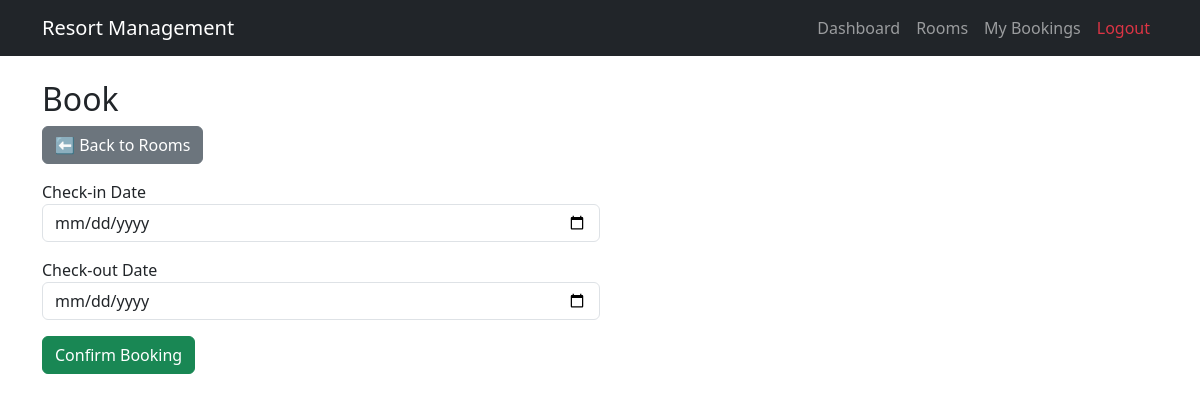
The app's page /book/2 (signed in), older data.
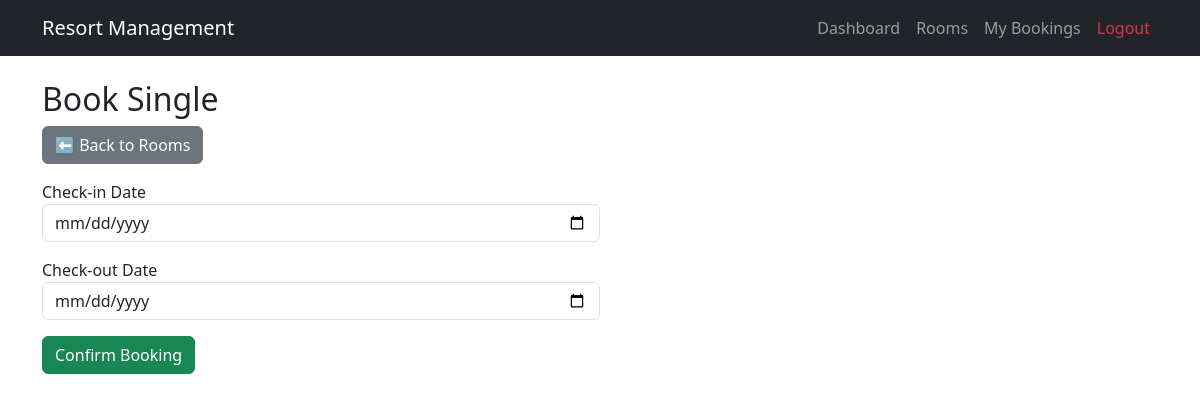
The same page, newer data.
### models.py (models this page shows)
class Room(db.Model):
    id = db.Column(db.Integer, primary_key=True)
    room_type = db.Column(db.String(50))
    price = db.Column(db.Integer)
    status = db.Column(db.String(20), default="Available")

### app.py (the view, shortened to what this page needs)
@app.route('/book/<int:room_id>', methods=['GET', 'POST'])
def book_room(room_id):
    if 'user_id' not in session:
        return redirect('/login')
    room = Room.query.get(room_id)
    return render_template('book_room.html', room=room)

### templates/book_room.html (shortened to what this page needs)
{% extends 'base.html' %}
{% block content %}
<h2>Book {{ room.room_type }}</h2>
<a href="/rooms" class="btn btn-secondary mb-3">
    ⬅ Back to Rooms
</a>
<form method="POST" class="col-md-6">
    <label>Check-in Date</label>
    <input class="form-control mb-3" type="date" name="check_in" required>
    <label>Check-out Date</label>
    <input class="form-control mb-3" type="date" name="check_out" required>
    <button class="btn btn-success">Confirm Booking</button>
</form>
{% endblock %}

Row changes from the older to the newer data that the page shows:
added Room: room_type "Single"
